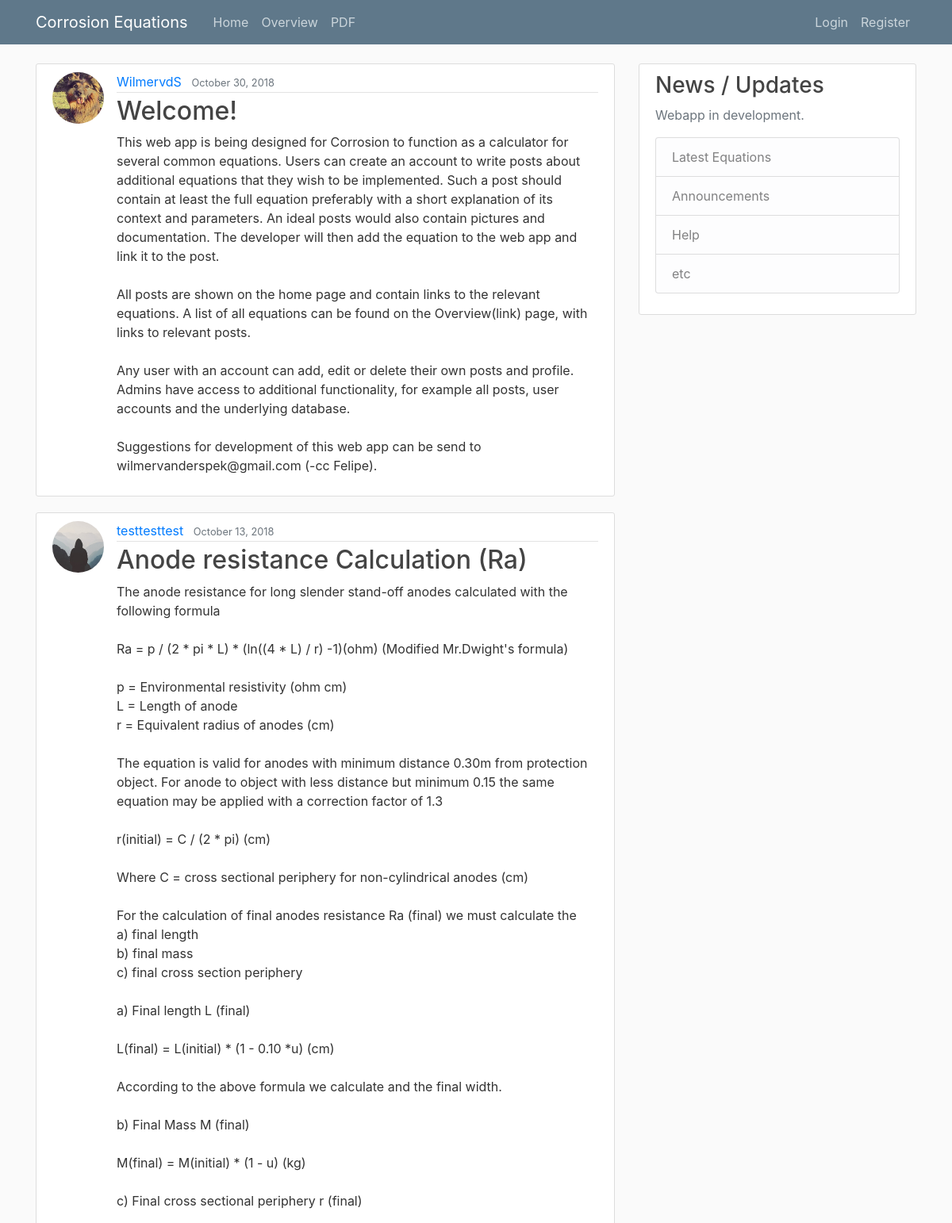
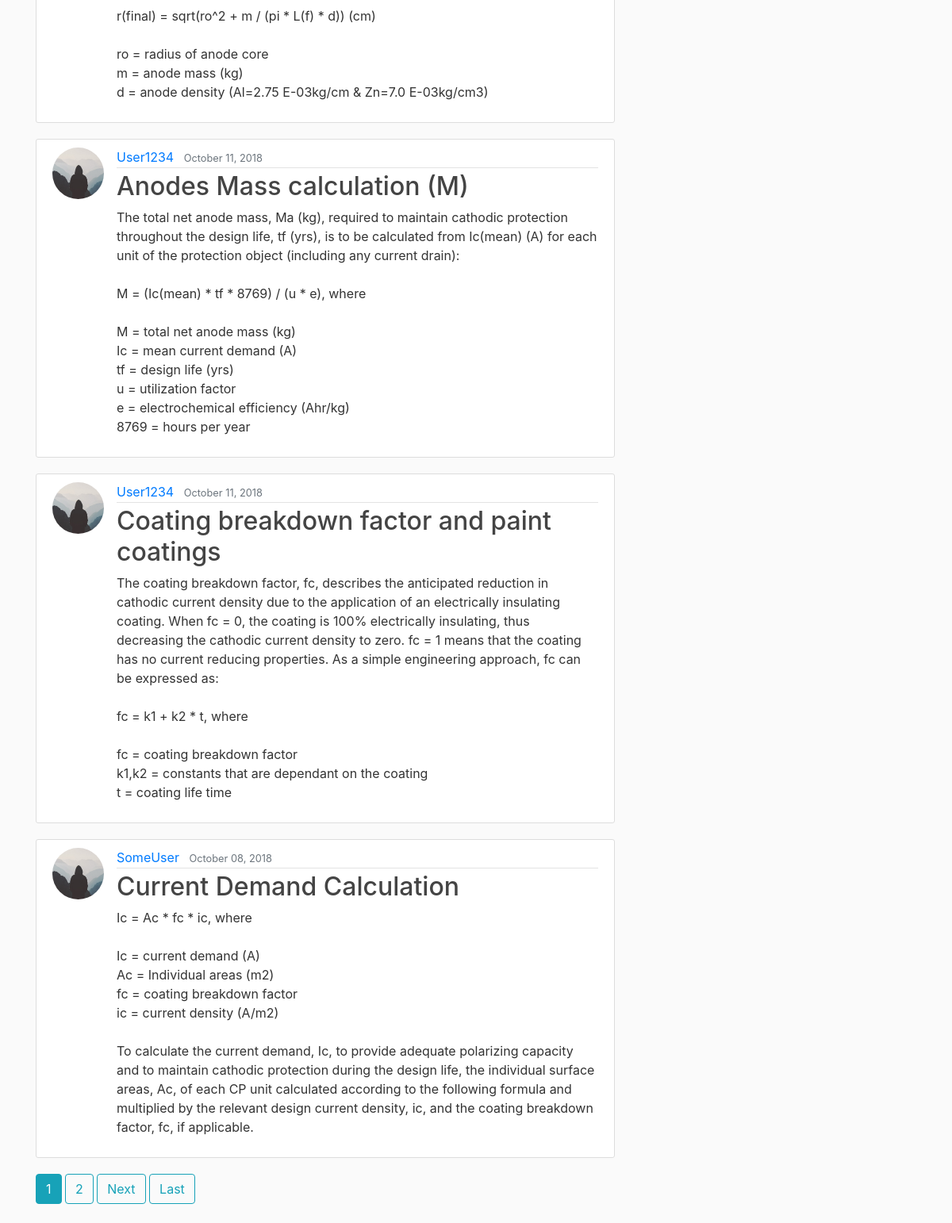
/home/, run on the app's committed database (2 pictures, top to bottom).
### blog/models.py (models this page shows, shortened)
class Post(models.Model):
    title = models.CharField(max_length=100)
    content = models.TextField()
    date_posted = models.DateTimeField(default=timezone.now)
    author = models.ForeignKey(User, on_delete=models.CASCADE)

### users/models.py (models this page shows, shortened)
class Profile(models.Model):
    user = models.OneToOneField(User, on_delete=models.CASCADE)
    image = models.ImageField(default='default.jpg', upload_to='profile_pics')

### blog/views.py (the view)
# urls.py: path('home/', PostListView.as_view(), name='blog-home'),
class PostListView(ListView):
    model = Post
    template_name = 'blog/home.html'  # <app>/<model>_<viewtype>.html
    context_object_name = 'posts'
    ordering = ['-date_posted']
    paginate_by = 5

### blog/templates/blog/home.html (shortened to what this page needs)
{% extends "blog/base.html" %}
{% block content %}
    {% for post in posts %}
        <article class="media content-section">
          <img class="rounded-circle article-img" src="{{ post.author.profile.image.url }}">
          <div class="media-body">
            <div class="article-metadata">
              <a class="mr-2" href="{% url 'user-posts' post.author.username %}">{{ post.author }}</a>
              <small class="text-muted">{{ post.date_posted|date:"F d, Y" }}</small>
            </div>
            <h2><a class="article-title" href="{% url 'post-detail' post.id %}">{{ post.title }}</a></h2>
            <p class="article-content">{{ post.content }}</p>
          </div>
        </article>
    {% endfor %}
    {% if is_paginated %}
      {% for num in page_obj.paginator.page_range %}
        {% if page_obj.number == num %}
          <a class="btn btn-info mb-4" href="?page={{ num }}">{{ num }}</a>
        {% elif num > page_obj.number|add:'-3' and num < page_obj.number|add:'3' %}
          <a class="btn btn-outline-info mb-4" href="?page={{ num }}">{{ num }}</a>
        {% endif %}
      {% endfor %}
      {% if page_obj.has_next %}
        <a class="btn btn-outline-info mb-4" href="?page={{ page_obj.next_page_number }}">Next</a>
        <a class="btn btn-outline-info mb-4" href="?page={{ page_obj.paginator.num_pages }}">Last</a>
      {% endif %}
    {% endif %}
{% endblock content %}

### blog/templates/blog/base.html (shortened to what this page needs)
{% load static %}
<!DOCTYPE html>
<html>
<head>
    <link rel="stylesheet" href="https://maxcdn.bootstrapcdn.com/bootstrap/4.0.0/css/bootstrap.min.css">
    <link rel="stylesheet" type="text/css" href="{% static 'blog/main.css' %}">
</head>
<body>
    <header class="site-header">
      <nav class="navbar navbar-expand-md navbar-dark bg-steel fixed-top">
        <div class="container">
          <a class="navbar-brand mr-4" href="{% url 'blog-home' %}">Corrosion Equations</a>
          <div class="collapse navbar-collapse" id="navbarToggle">
            <div class="navbar-nav mr-auto">
              <a class="nav-item nav-link" href="{% url 'blog-home' %}">Home</a>
              <a class="nav-item nav-link" href="{% url 'blog-about' %}">Overview</a>
              <a class="nav-item nav-link" href="{% url 'blog-pdf' %}">PDF</a>
            </div>
            <div class="navbar-nav">
              {% if user.is_authenticated %}
                <a class="nav-item nav-link" href="{% url 'post-create' %}">New Post</a>
                <a class="nav-item nav-link" href="{% url 'profile' %}">Profile</a>
                <a class="nav-item nav-link" href="{% url 'logout' %}">Logout</a>
              {% else %}
                <a class="nav-item nav-link" href="{% url 'login' %}">Login</a>
                <a class="nav-item nav-link" href="{% url 'register' %}">Register</a>
              {% endif %}
            </div>
          </div>
        </div>
      </nav>
    </header>
    <main role="main" class="container">
      <div class="row">
        <div class="col-md-8">
          {% block content %}{% endblock %}
        </div>
        <div class="col-md-4">
          <div class="content-section">
            <h3>News / Updates</h3>
            <p class='text-muted'>Webapp in development.
              <ul class="list-group">
                <li class="list-group-item list-group-item-light">Latest Equations</li>
                <li class="list-group-item list-group-item-light">Announcements</li>
                <li class="list-group-item list-group-item-light">Help</li>
                <li class="list-group-item list-group-item-light">etc</li>
              </ul>
            </p>
          </div>
        </div>
      </div>
    </main>
</body>
</html>

### blog/static/blog/main.css (style rules this page uses)
body { background: #fafafa; color: #333333; margin-top: 5rem; }
h1, h2, h3, h4, h5, h6 { color: #444444; }
ul { margin: 0; }
.bg-steel { background-color: #5f788a; }
.site-header .navbar-nav .nav-link { color: #cbd5db; }
.content-section { background: #ffffff; padding: 10px 20px; border: 1px solid #dddddd; border-radius: 3px; margin-bottom: 20px; }
.article-title { color: #444444; }
.article-content { white-space: pre-line; }
.article-img { height: 65px; width: 65px; margin-right: 16px; }
.article-metadata { padding-bottom: 1px; margin-bottom: 4px; border-bottom: 1px solid #e3e3e3 }

### data on the page
Post: author.profile.image (picture), author "WilmervdS", date_posted "October 30, 2018", title "Welcome!", content "This web app is being designed for Corrosion to function as a calculator for several common equations. Users can create an account to write posts about additional equations that they wish to be implemented. Such a post should contain at least the full equation preferably with a short explanation of its context and parameters. An ideal posts would also contain pictures and documentation. The developer will then add the equation to the web app and link it to the post. All posts are shown on the home page and contain links to the relevant equations. A list of all equations can be found on the Overview(link) page, with links to relevant posts. Any user with an account can add, edit or delete…"
Post: author.profile.image (placeholder picture), author "testtesttest", date_posted "October 13, 2018", title "Anode resistance Calculation (Ra)", content "The anode resistance for long slender stand-off anodes calculated with the following formula Ra = p / (2 * pi * L) * (ln((4 * L) / r) -1)(ohm) (Modified Mr.Dwight's formula) p = Environmental resistivity (ohm cm) L = Length of anode r = Equivalent radius of anodes (cm) The equation is valid for anodes with minimum distance 0.30m from protection object. For anode to object with less distance but minimum 0.15 the same equation may be applied with a correction factor of 1.3 r(initial) = C / (2 * pi) (cm) Where C = cross sectional periphery for non-cylindrical anodes (cm) For the calculation of final anodes resistance Ra (final) we must calculate the a) final length b) final mass c) final cross…"
Post: author.profile.image (placeholder picture), author "User1234", date_posted "October 11, 2018", title "Anodes Mass calculation (M)", content "The total net anode mass, Ma (kg), required to maintain cathodic protection throughout the design life, tf (yrs), is to be calculated from Ic(mean) (A) for each unit of the protection object (including any current drain): M = (Ic(mean) * tf * 8769) / (u * e), where M = total net anode mass (kg) Ic = mean current demand (A) tf = design life (yrs) u = utilization factor e = electrochemical efficiency (Ahr/kg) 8769 = hours per year"
Post: author.profile.image (placeholder picture), author "User1234", date_posted "October 11, 2018", title "Coating breakdown factor and paint coatings", content "The coating breakdown factor, fc, describes the anticipated reduction in cathodic current density due to the application of an electrically insulating coating. When fc = 0, the coating is 100% electrically insulating, thus decreasing the cathodic current density to zero. fc = 1 means that the coating has no current reducing properties. As a simple engineering approach, fc can be expressed as: fc = k1 + k2 * t, where fc = coating breakdown factor k1,k2 = constants that are dependant on the coating t = coating life time"
Post: author.profile.image (placeholder picture), author "SomeUser", date_posted "October 08, 2018", title "Current Demand Calculation", content "Ic = Ac * fc * ic, where Ic = current demand (A) Ac = Individual areas (m2) fc = coating breakdown factor ic = current density (A/m2) To calculate the current demand, Ic, to provide adequate polarizing capacity and to maintain cathodic protection during the design life, the individual surface areas, Ac, of each CP unit calculated according to the following formula and multiplied by the relevant design current density, ic, and the coating breakdown factor, fc, if applicable."

### other printed values
{{ num }} "1"
{{ num }} "2"
